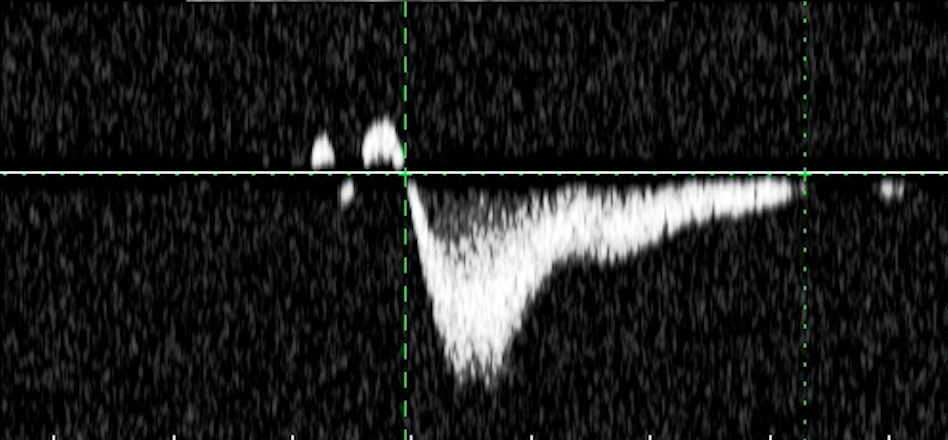
#> input picture morphology_test.png, 948 x 440 px
$ python Main.py
#> lines starting #> are read from the running program, lines starting #| are printed output that depends on the picture; after the words box and inside, x2 and y2 are one past the last pixel; in counts of white or black regions, pixels touching at a corner belong together
import cv2
import numpy as np
import math
from enum import Enum


class MaskPosition(Enum):
    BOTTOM = 1
    TOP = 2


class X:
    def get_shape(self, image):
        height, width = image.shape
        return height, width

    def read_image(self, filename):
#> called with filename = 'morphology_test.png'
        return cv2.imread(filename, cv2.IMREAD_GRAYSCALE)
#> returned value: shape (440, 948); min 0, max 255, mean 29.5

    def morph_image(self, image):
        kernel = np.ones((5, 5), np.uint8)
        ret, mask = cv2.threshold(image, 107, 255, cv2.THRESH_BINARY_INV)
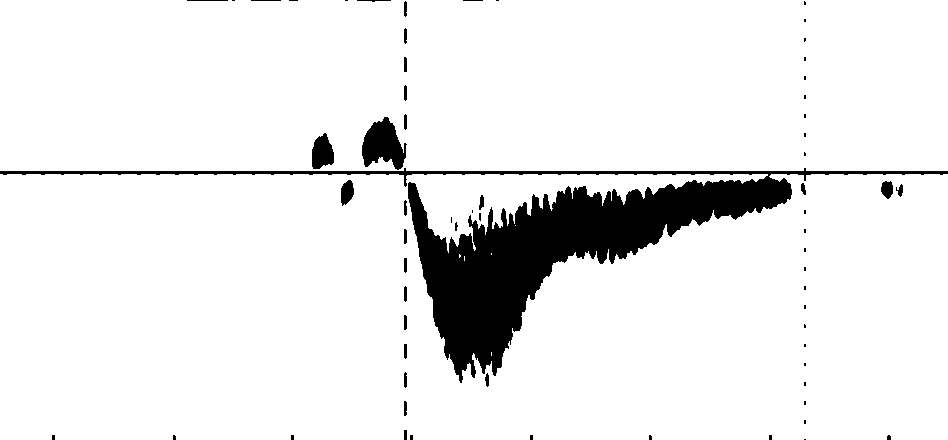
#> mask: shape (440, 948); 91.9% white; 65 black regions (38 under 20 px), largest, box (x1, y1, x2, y2) and area: (0, 168, 948, 383) 29934, (362, 117, 407, 170) 1482, (312, 133, 334, 169) 581

        mask = cv2.morphologyEx(mask, cv2.MORPH_OPEN, kernel)
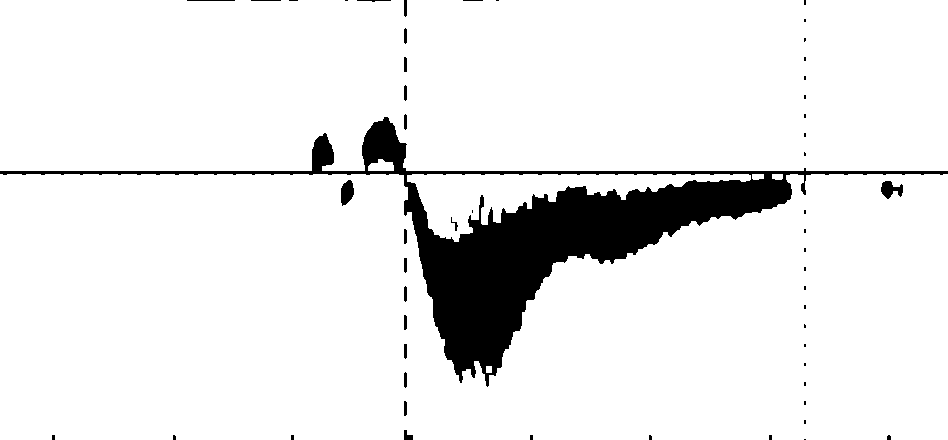
#> mask: shape (440, 948); 91.7% white; 54 black regions (33 under 20 px), largest, box (x1, y1, x2, y2) and area: (0, 117, 948, 387) 33176, (341, 180, 354, 206) 246, (881, 181, 903, 199) 236
        mask = cv2.erode(mask, kernel)
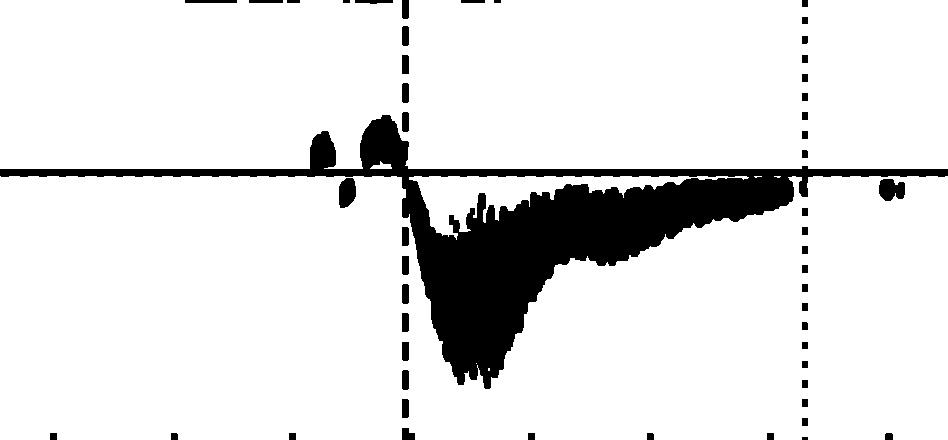
#> mask: shape (440, 948); 89% white; 52 black regions (1 under 20 px), largest, box (x1, y1, x2, y2) and area: (0, 115, 948, 389) 41493, (879, 179, 905, 201) 448, (339, 178, 356, 208) 418
        mask = cv2.morphologyEx(mask, cv2.MORPH_CLOSE, kernel)

        return mask

    def get_ox_coordinates(self, image):
        morphed_image = self.morph_image(image)
        edges = cv2.Canny(morphed_image, 100, 200)
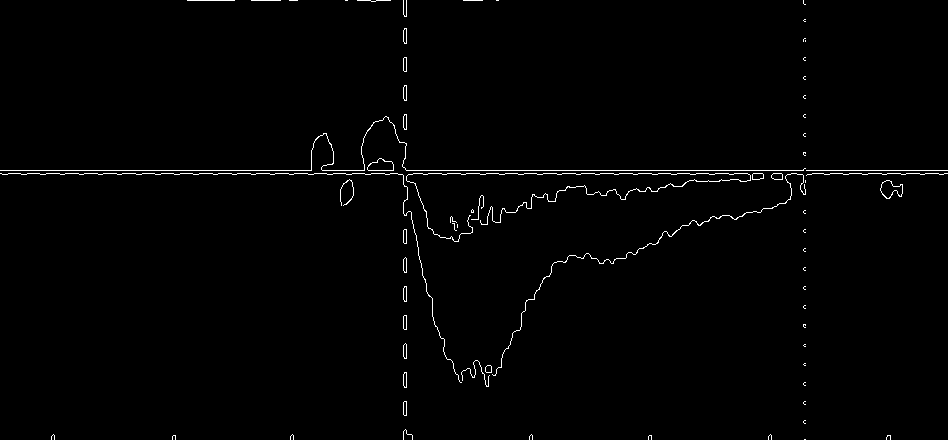
#> edges: shape (440, 948); 1.1% white in thin lines or dots
        lines = cv2.HoughLines(edges, 1, math.pi / 180, 1)

        x1 = 0
        x2 = 0
        y1 = 0
        y2 = 0
        for rho, theta in lines[0]:
            a = np.cos(theta)
            b = np.sin(theta)
            x0 = a * rho
            y0 = b * rho
            x1 = int(x0 + 1000 * (-b))
            y1 = int(y0 + 1000 * (a))
            x2 = int(x0 - 1000 * (-b))
            y2 = int(y0 - 1000 * (a))
#> this loop made 1 pass
#> (rho, theta, a, b, x0, y0, x1, y1) on pass 1: (170, 1.57, -4.37e-08, 1, -7.43e-06, 170, -1000, 169)
            # cv2.line(morphed_image, (x1, y1), (x2, y2), (0, 0, 255), 10)

        return x1, x2, y1, y2

    def mask_image(self, image, maskOrientation):
        morphed_image = self.morph_image(image)
        x1, x2, y1, y2 = self.get_ox_coordinates(morphed_image)
#> x1 = -1000; x2 = 999; y1 = 169; y2 = 170
        height, width = self.get_shape(morphed_image)
#> height = 440; width = 948

        if maskOrientation is MaskPosition.TOP:
            mask = np.zeros((height, width), np.uint8)
            mask = cv2.rectangle(mask, (x1, y1), (width, height), (255, 255, 255), cv2.FILLED)
            return cv2.bitwise_and(morphed_image, morphed_image, mask=mask)
        else:
            mask = np.zeros((height, width), np.uint8)
            mask = cv2.rectangle(mask, (x2, y2), (0, 0), (255, 255, 255), cv2.FILLED)
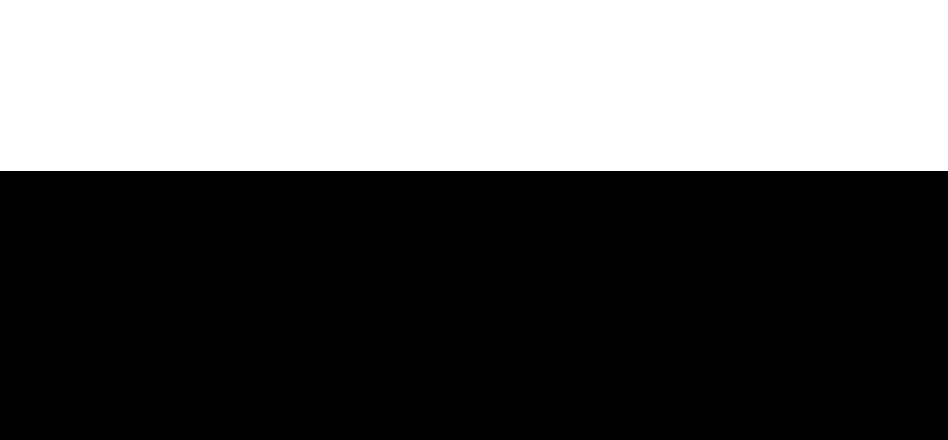
#> mask: shape (440, 948); 38.9% white; 1 white region, box (x1, y1, x2, y2) and area: (0, 0, 948, 171) 162108
            return cv2.bitwise_and(morphed_image, morphed_image, mask=mask)
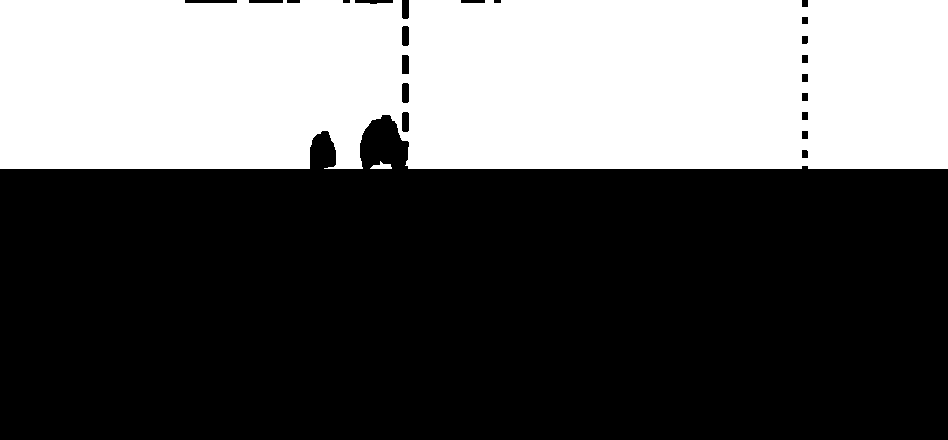
#> returned value: shape (440, 948); 37.4% white; 2 white regions, box (x1, y1, x2, y2) and area: (0, 0, 948, 169) 155715, (370, 161, 392, 169) 97

x = X()
image = x.read_image('morphology_test.png')
result = x.mask_image(image, MaskPosition.BOTTOM)
cv2.imshow('result', result)
cv2.waitKey()
